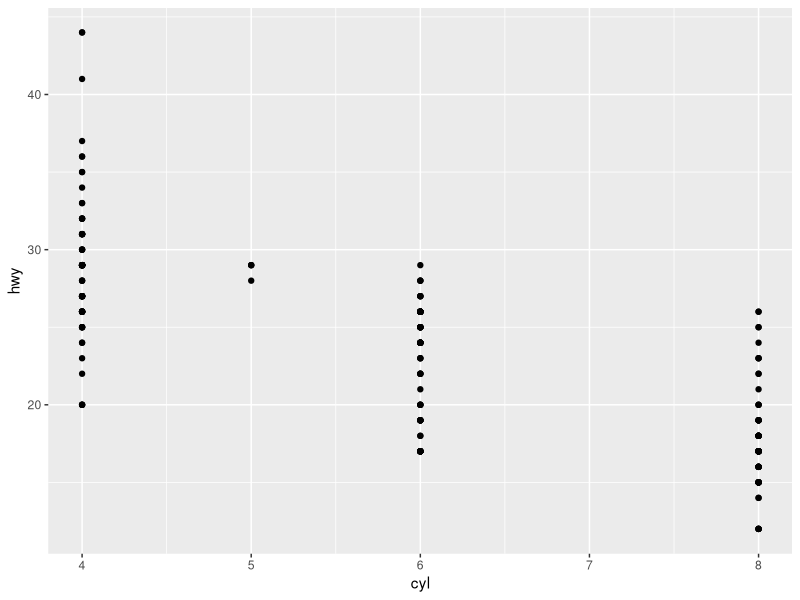
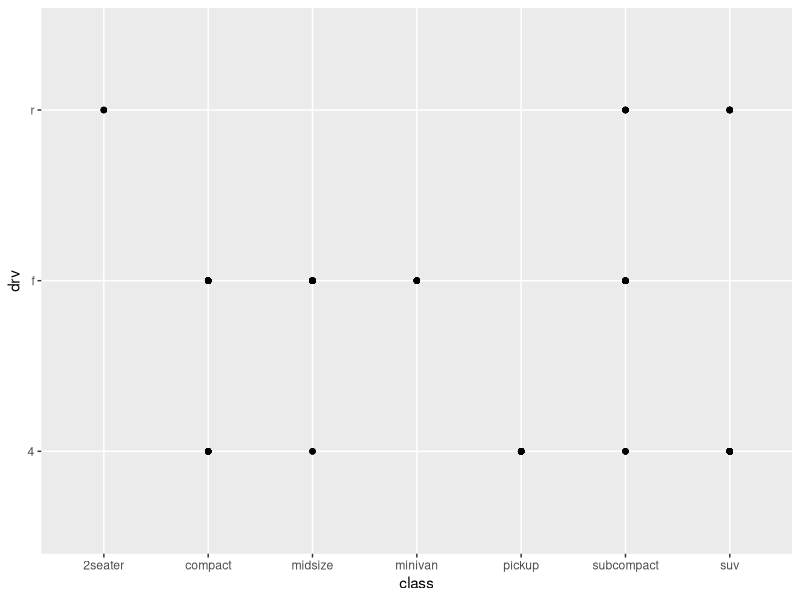
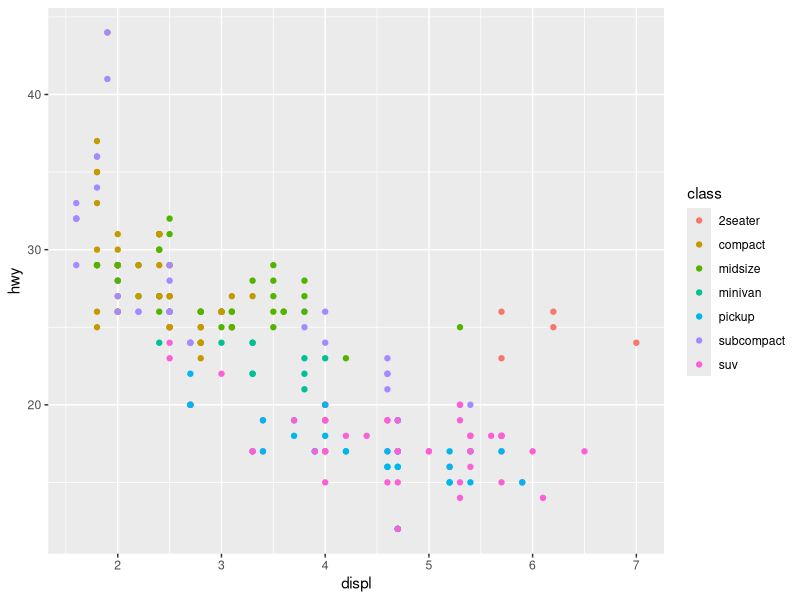
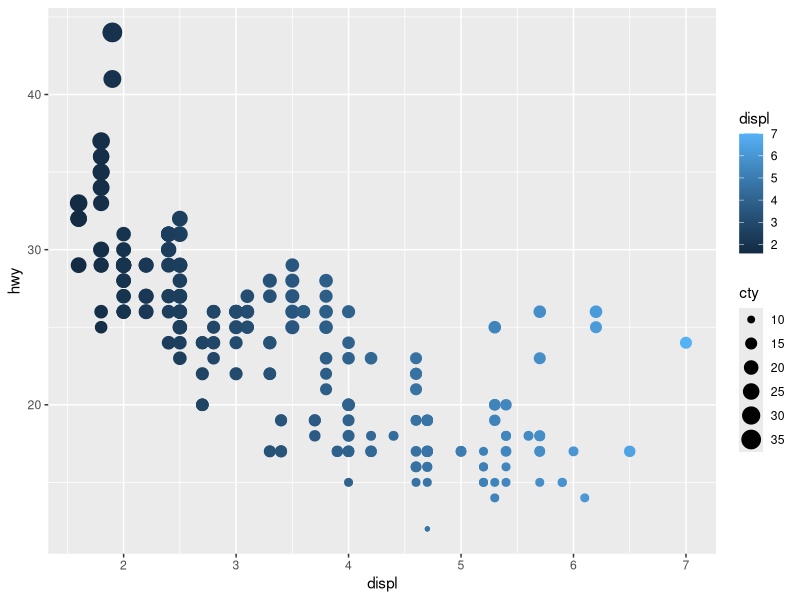
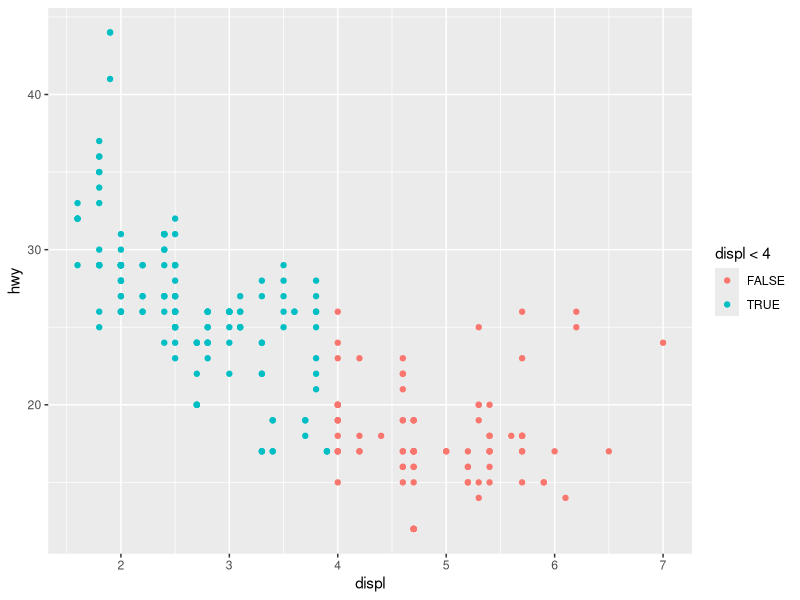
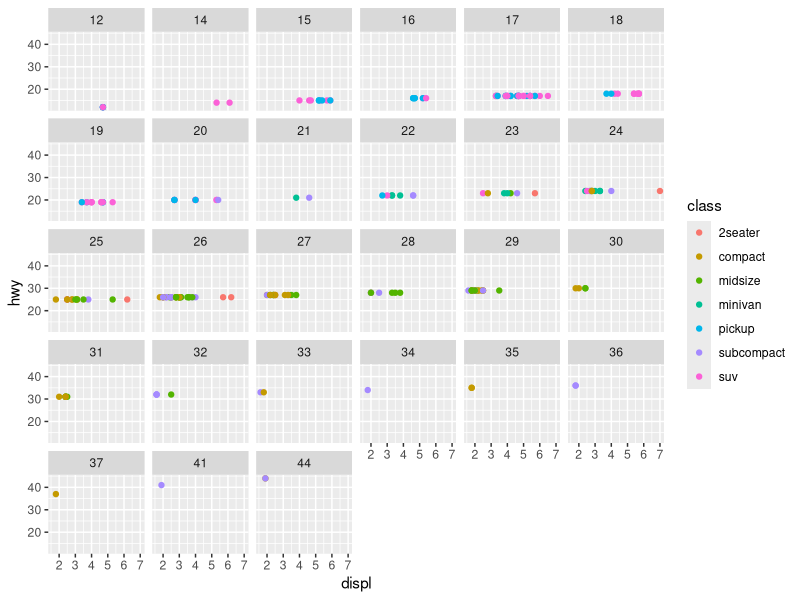
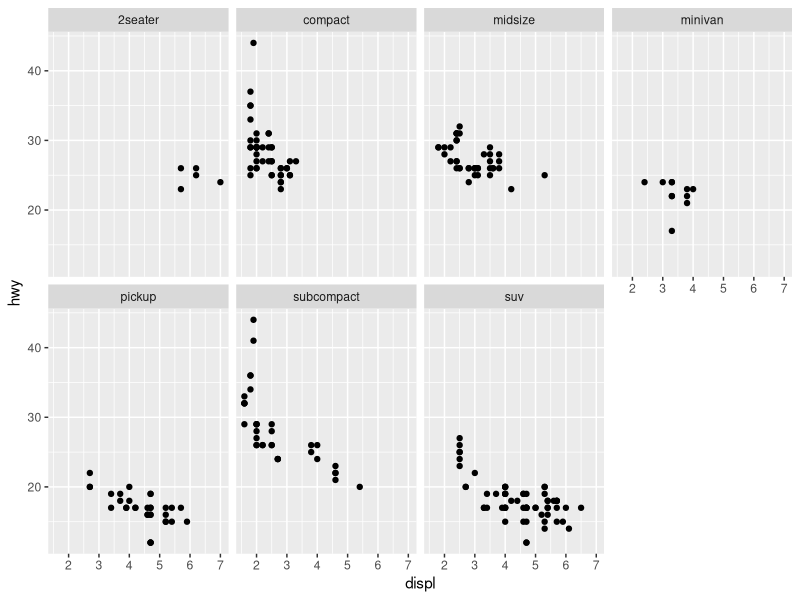
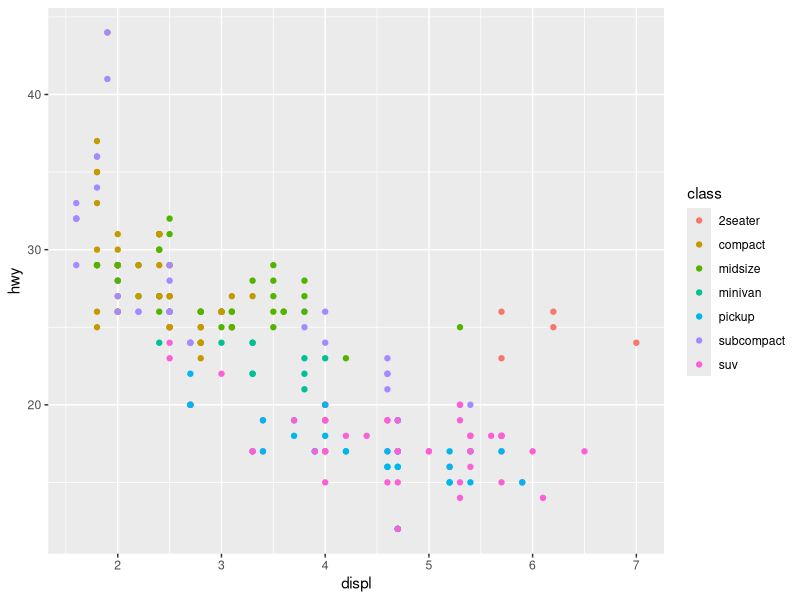

R code for these plots, in order:
## ---- chunk 1
knitr::opts_chunk$set(echo=TRUE, cache=TRUE, fig.asp=0.65, fig.width=3.5)
require(tidyverse)
## ---- chunk 2
library(tidyverse)
mpg
## ---- chunk 3
ggplot(data = mpg) +
  geom_point(mapping = aes(x = cyl, y = hwy))
## ---- chunk 4
ggplot(data = mpg) +
  geom_point(mapping = aes(x = class, y = drv))
## ---- chunk 5
ggplot(data = mpg) + 
  geom_point(mapping = aes(x = displ, y = hwy, color = class))
## ---- chunk 6
ggplot(data = mpg) + 
  geom_point(mapping = aes(x = displ, y = hwy, color = displ, size = cty ))
## ---- chunk 7
ggplot(data = mpg) + 
  geom_point(mapping = aes(x = displ, y = hwy, color = displ < 4))
## ---- chunk 8
ggplot(data = mpg) + 
  geom_point(mapping = aes(x = displ, y = hwy, color = class)) + 
  facet_wrap(vars(hwy))
## ---- chunk 9
ggplot(data = mpg) + 
  geom_point(mapping = aes(x = displ, y = hwy)) + 
  facet_wrap(facets = vars(class), nrow = 2)
## ---- chunk 10
ggplot(data = mpg) + 
  geom_point(mapping = aes(x = displ, y = hwy, color = class))
## ---- chunk 11
ggplot(data = mpg, mapping = aes(x = displ, y = hwy, color = drv)) + 
  geom_point() + 
  geom_smooth(se = FALSE)
## ---- chunk 12
ggplot(data = mpg, mapping = aes(x = displ, y = hwy)) + 
  geom_point(size = 2) + 
  geom_smooth(size = 1.5,se=FALSE)
## ---- chunk 13
ggplot(data = mpg, mapping = aes(x = displ, y = hwy)) + 
  geom_point(size = 2) + 
  geom_smooth(mapping = aes(group=drv),size = 1.5,se=FALSE)
## ---- chunk 14
ggplot(data = mpg, mapping = aes(x = displ, y = hwy,color=drv)) + 
  geom_point(size = 2) + 
  geom_smooth(size = 1.5,se=FALSE)
## ---- chunk 15
ggplot(mpg, aes(x = displ, y = hwy)) +
  geom_point(aes(color = drv)) +
  geom_smooth(size=1.5,se = FALSE)
## ---- chunk 16
ggplot(mpg, aes(x = displ, y = hwy)) +
  geom_point(aes(color = drv)) +
  geom_smooth(aes(linetype = drv), se = FALSE)
## ---- chunk 17
ggplot(mpg, aes(x = displ, y = hwy)) +
  geom_point(size=4,color="white") +
  geom_point(aes(color = drv))
